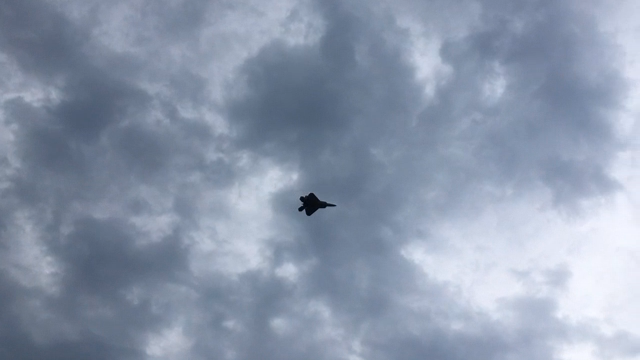
#> input picture frame 29 of lab3.5/videos/plane.mov, 640 x 360 px
$ jupyter execute LAB35_WMA.ipynb
#> lines starting #> are read from the running program, lines starting #| are printed output that depends on the picture
# LAB3,5: Opitcal Flow
### The task is an additional / not obligatory task:
### Please write a program in Python and OpenCV libraries that includes functionality as follow:

1. The software will read the movie file with the name given in the command line parameters
2. It will automatically mark good tracking points on the screen and will follow its throughout the duration of the video
3. It will open a window in which the movie and the path of the selected points will be displayed.
### Please deliver the code along with the video generated from its operation via the Teams
### platform to the next classes.
#### Good luck
Mateusz Andrzejewski

---

### Created by: `Jakub Góralczyk`

---

[cell 1]
import numpy as np
import cv2

[cell 2]
def optical_flow(video_path:str ="videos\\plane.mov"):

#> called with video_path = 'videos\\plane.mov'
    video_input = cv2.VideoCapture(video_path)
    # params for Shi-Tomasi corner detection
    if video_input is None:
        print(f'Unable to open video at {video_input}')

    video_height = int(video_input.get(cv2.CAP_PROP_FRAME_HEIGHT))
    video_width  = int(video_input.get(cv2.CAP_PROP_FRAME_WIDTH))
    writer = cv2.VideoWriter('videos\\plane_output.mp4',cv2.VideoWriter_fourcc(*'mp4v'),30,(video_width,video_height))

    feature_params = dict( maxCorners = 100,
                           qualityLevel = 0.3,
                           minDistance = 7,
                           blockSize = 7 )

    # Parameters for Lucas Kanade optical flow
    lk_params = dict( winSize  = (15,15),
                      maxLevel = 2,
                      criteria = (cv2.TERM_CRITERIA_EPS | cv2.TERM_CRITERIA_COUNT, 10, 0.03))

    # Create some random colors
    color = np.random.randint(0,255,(100,3))

    # Take first frame and find corners in it
    frame_grabbed, old_frame = video_input.read()
#> old_frame is the input picture: shape (360, 640, 3); mean B, G, R 172.4, 152.1, 139.7
    old_gray = cv2.cvtColor(old_frame, cv2.COLOR_BGR2GRAY) # convert to grayscale
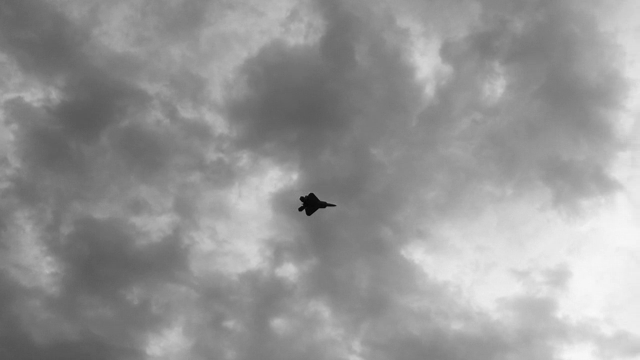
#> old_gray: shape (360, 640); min 4, max 248, mean 150.7
    p0 = cv2.goodFeaturesToTrack(old_gray, mask = None, **feature_params)
#> p0 = [[302, 198], [302, 211], [311, 193]]

    # Create a mask image for drawing purposes
    mask = np.zeros_like(old_frame)

    while(frame_grabbed):
        if cv2.waitKey(1) & 0xFF == ord('q'):
#> (key q is pressed here)
            break
        frame_grabbed,frame = video_input.read()
        try:
            frame_gray = cv2.cvtColor(frame, cv2.COLOR_BGR2GRAY) # convert to grayscale
        except Exception:
            print()
        # calculate optical flow
        p1, st, err = cv2.calcOpticalFlowPyrLK(old_gray, frame_gray, p0, None, **lk_params) # p0 is the previous frame, p1 is the next frame and st is the status of the points

        # Select good points
        good_new = p1[st==1]
        good_old = p0[st==1]

        # draw the tracks
        for i,(new,old) in enumerate(zip(good_new, good_old)):
            a,b = new.ravel()
            c,d = old.ravel()
            mask = cv2.line(mask, (int(a), int(b)), (int(c), int(d)), color[i].tolist(), 2)
            frame = cv2.circle(frame, (int(a), int(b)), 3, color[i].tolist(),-1)
        try:
            img = cv2.add(frame,mask)
        except Exception:
            print()

        writer.write(img) # write frame to video file
        k = cv2.waitKey(30) & 0xff # wait for 'esc' key press

        # Now update the previous frame and previous points
        old_gray = frame_gray.copy()
        p0 = good_new.reshape(-1,1,2)

    video_input.release()
    writer.release()
    cv2.destroyAllWindows()


$ run again, starting later in the video
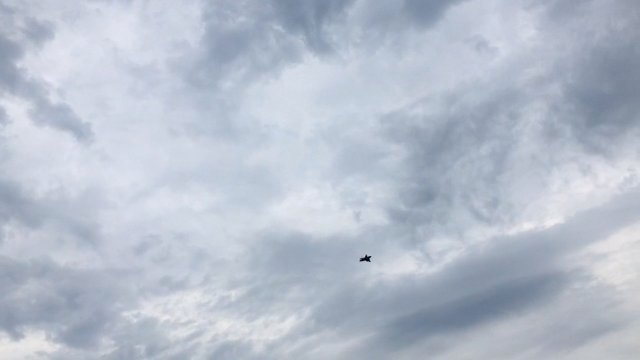
#> input picture frame 131 of lab3.5/videos/plane.mov, 640 x 360 px
#> in optical_flow, old_frame is the input picture: shape (360, 640, 3); mean B, G, R 204.7, 190.5, 181.8
#> in optical_flow, `old_gray = cv2.cvtColor(old_frame, cv2.COLOR_BGR2GRAY)`:
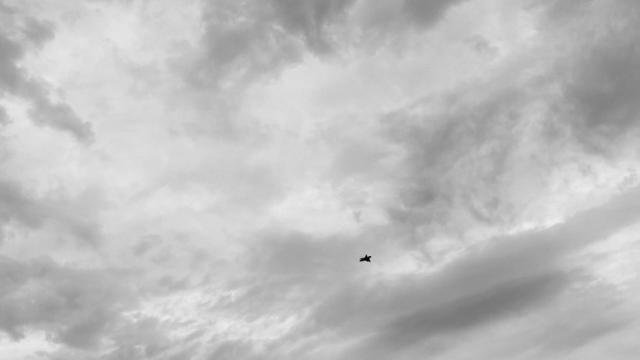
#> old_gray: shape (360, 640); min 2, max 237, mean 189.5
#> p0 = [[367, 258]]

$ run again, starting later in the video
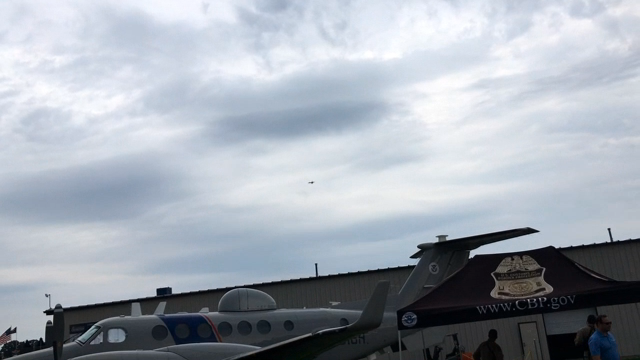
#> input picture frame 234 of lab3.5/videos/plane.mov, 640 x 360 px
#> in optical_flow, old_frame is the input picture: shape (360, 640, 3); mean B, G, R 178.2, 168.9, 161.9
#> in optical_flow, `old_gray = cv2.cvtColor(old_frame, cv2.COLOR_BGR2GRAY)`:
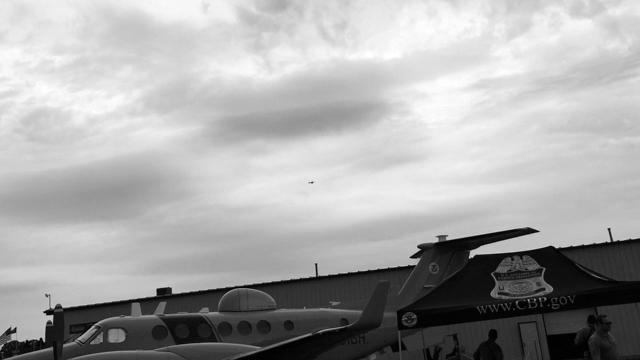
#> old_gray: shape (360, 640); min 0, max 255, mean 167.9
#> p0 = 14 rows, first 8: [50, 318], [608, 239], [314, 274], [158, 290], [41, 339], [174, 291], [13, 330], [419, 248]
